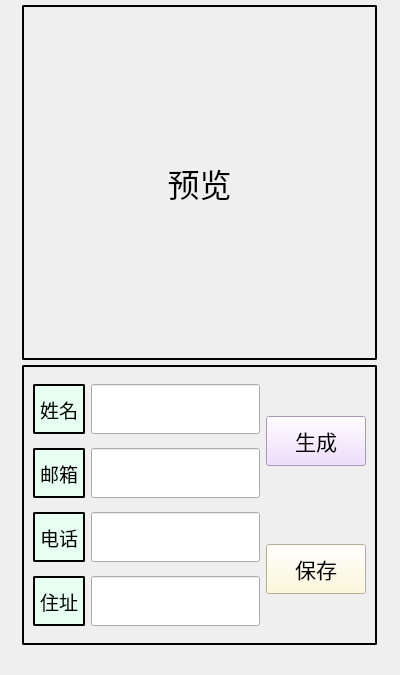
<?xml version="1.0" encoding="UTF-8"?>
<ui version="4.0">
 <class>identify</class>
 <widget class="QMainWindow" name="identify">
  <property name="geometry">
   <rect>
    <x>0</x>
    <y>0</y>
    <width>400</width>
    <height>675</height>
   </rect>
  </property>
  <property name="windowTitle">
   <string>名片码</string>
  </property>
  <property name="windowIcon">
   <iconset resource="UI.qrc">
    <normaloff>:/ico/名片.ico</normaloff>:/ico/名片.ico</iconset>
  </property>
  <widget class="QWidget" name="centralwidget">
   <property name="minimumSize">
    <size>
     <width>400</width>
     <height>650</height>
    </size>
   </property>
   <property name="maximumSize">
    <size>
     <width>400</width>
     <height>650</height>
    </size>
   </property>
   <layout class="QGridLayout" name="gridLayout">
    <property name="leftMargin">
     <number>5</number>
    </property>
    <property name="topMargin">
     <number>5</number>
    </property>
    <property name="rightMargin">
     <number>5</number>
    </property>
    <property name="bottomMargin">
     <number>5</number>
    </property>
    <property name="spacing">
     <number>5</number>
    </property>
    <item row="1" column="0">
     <widget class="QFrame" name="frame_2">
      <property name="minimumSize">
       <size>
        <width>355</width>
        <height>200</height>
       </size>
      </property>
      <property name="maximumSize">
       <size>
        <width>355</width>
        <height>16777215</height>
       </size>
      </property>
      <property name="styleSheet">
       <string notr="true">QFrame{
border: 2px solid black;
border-radius: 2px
}</string>
      </property>
      <property name="frameShape">
       <enum>QFrame::StyledPanel</enum>
      </property>
      <property name="frameShadow">
       <enum>QFrame::Raised</enum>
      </property>
      <layout class="QGridLayout" name="gridLayout_2">
       <item row="0" column="1">
        <widget class="QLineEdit" name="lineEdit">
         <property name="minimumSize">
          <size>
           <width>0</width>
           <height>50</height>
          </size>
         </property>
         <property name="maximumSize">
          <size>
           <width>16777215</width>
           <height>50</height>
          </size>
         </property>
        </widget>
       </item>
       <item row="3" column="1">
        <widget class="QLineEdit" name="lineEdit_2">
         <property name="minimumSize">
          <size>
           <width>0</width>
           <height>50</height>
          </size>
         </property>
         <property name="maximumSize">
          <size>
           <width>16777215</width>
           <height>50</height>
          </size>
         </property>
        </widget>
       </item>
       <item row="1" column="1">
        <widget class="QLineEdit" name="lineEdit_3">
         <property name="minimumSize">
          <size>
           <width>0</width>
           <height>50</height>
          </size>
         </property>
        </widget>
       </item>
       <item row="0" column="0">
        <widget class="QLabel" name="tip1">
         <property name="font">
          <font>
           <family>Adobe 黑体 Std R</family>
           <pointsize>14</pointsize>
          </font>
         </property>
         <property name="styleSheet">
          <string notr="true">background-color: rgb(231, 255, 240);</string>
         </property>
         <property name="text">
          <string>姓名</string>
         </property>
         <property name="alignment">
          <set>Qt::AlignCenter</set>
         </property>
        </widget>
       </item>
       <item row="3" column="0">
        <widget class="QLabel" name="tip2">
         <property name="font">
          <font>
           <family>Adobe 黑体 Std R</family>
           <pointsize>14</pointsize>
          </font>
         </property>
         <property name="styleSheet">
          <string notr="true">background-color: rgb(231, 255, 240);</string>
         </property>
         <property name="text">
          <string>住址</string>
         </property>
         <property name="alignment">
          <set>Qt::AlignCenter</set>
         </property>
        </widget>
       </item>
       <item row="1" column="0">
        <widget class="QLabel" name="label">
         <property name="font">
          <font>
           <family>Adobe 黑体 Std R</family>
           <pointsize>14</pointsize>
          </font>
         </property>
         <property name="styleSheet">
          <string notr="true">background-color: rgb(231, 255, 240);</string>
         </property>
         <property name="text">
          <string>邮箱</string>
         </property>
        </widget>
       </item>
       <item row="2" column="0">
        <widget class="QLabel" name="label_2">
         <property name="font">
          <font>
           <family>Adobe 黑体 Std R</family>
           <pointsize>14</pointsize>
          </font>
         </property>
         <property name="styleSheet">
          <string notr="true">background-color: rgb(231, 255, 240);</string>
         </property>
         <property name="text">
          <string>电话</string>
         </property>
        </widget>
       </item>
       <item row="2" column="1">
        <widget class="QLineEdit" name="lineEdit_4">
         <property name="minimumSize">
          <size>
           <width>0</width>
           <height>50</height>
          </size>
         </property>
        </widget>
       </item>
       <item row="0" column="2" rowspan="2">
        <widget class="QPushButton" name="bt1">
         <property name="minimumSize">
          <size>
           <width>100</width>
           <height>50</height>
          </size>
         </property>
         <property name="maximumSize">
          <size>
           <width>100</width>
           <height>16777215</height>
          </size>
         </property>
         <property name="font">
          <font>
           <family>喻兵行楷</family>
           <pointsize>16</pointsize>
          </font>
         </property>
         <property name="styleSheet">
          <string notr="true">background-color: rgb(236, 212, 255);</string>
         </property>
         <property name="text">
          <string>生成</string>
         </property>
        </widget>
       </item>
       <item row="2" column="2" rowspan="2">
        <widget class="QPushButton" name="bt2">
         <property name="minimumSize">
          <size>
           <width>100</width>
           <height>50</height>
          </size>
         </property>
         <property name="maximumSize">
          <size>
           <width>100</width>
           <height>16777215</height>
          </size>
         </property>
         <property name="font">
          <font>
           <family>喻兵行楷</family>
           <pointsize>16</pointsize>
          </font>
         </property>
         <property name="styleSheet">
          <string notr="true">background-color: rgb(255, 248, 208);</string>
         </property>
         <property name="text">
          <string>保存</string>
         </property>
        </widget>
       </item>
      </layout>
     </widget>
    </item>
    <item row="0" column="0">
     <widget class="QLabel" name="privew">
      <property name="minimumSize">
       <size>
        <width>355</width>
        <height>355</height>
       </size>
      </property>
      <property name="maximumSize">
       <size>
        <width>355</width>
        <height>355</height>
       </size>
      </property>
      <property name="font">
       <font>
        <family>Adobe 黑体 Std R</family>
        <pointsize>24</pointsize>
       </font>
      </property>
      <property name="styleSheet">
       <string notr="true">QFrame{
border: 2px solid black;
border-radius: 2px
}</string>
      </property>
      <property name="text">
       <string>预览</string>
      </property>
      <property name="alignment">
       <set>Qt::AlignCenter</set>
      </property>
     </widget>
    </item>
   </layout>
  </widget>
 </widget>
 <resources>
  <include location="UI.qrc"/>
 </resources>
 <connections/>
</ui>
